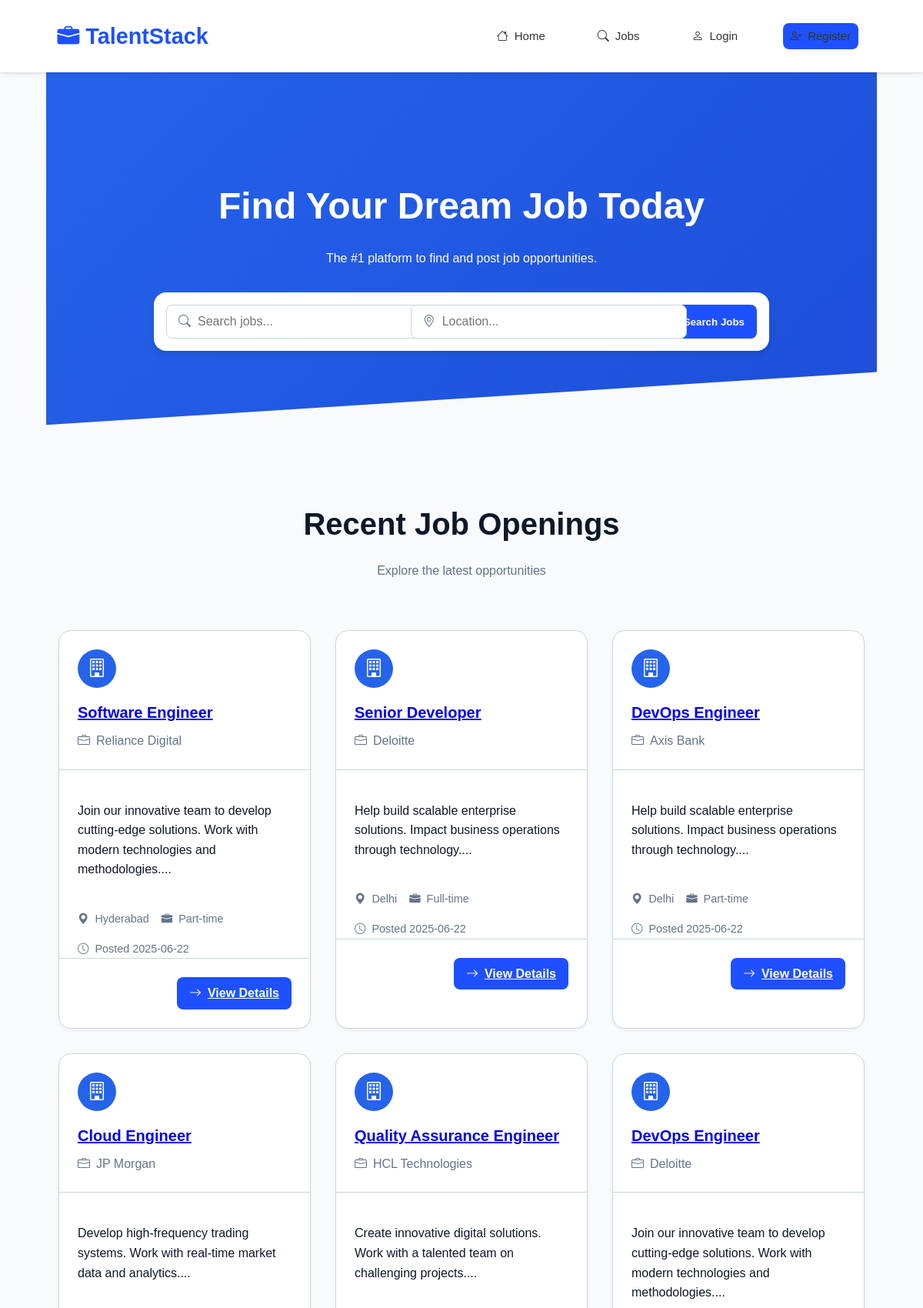
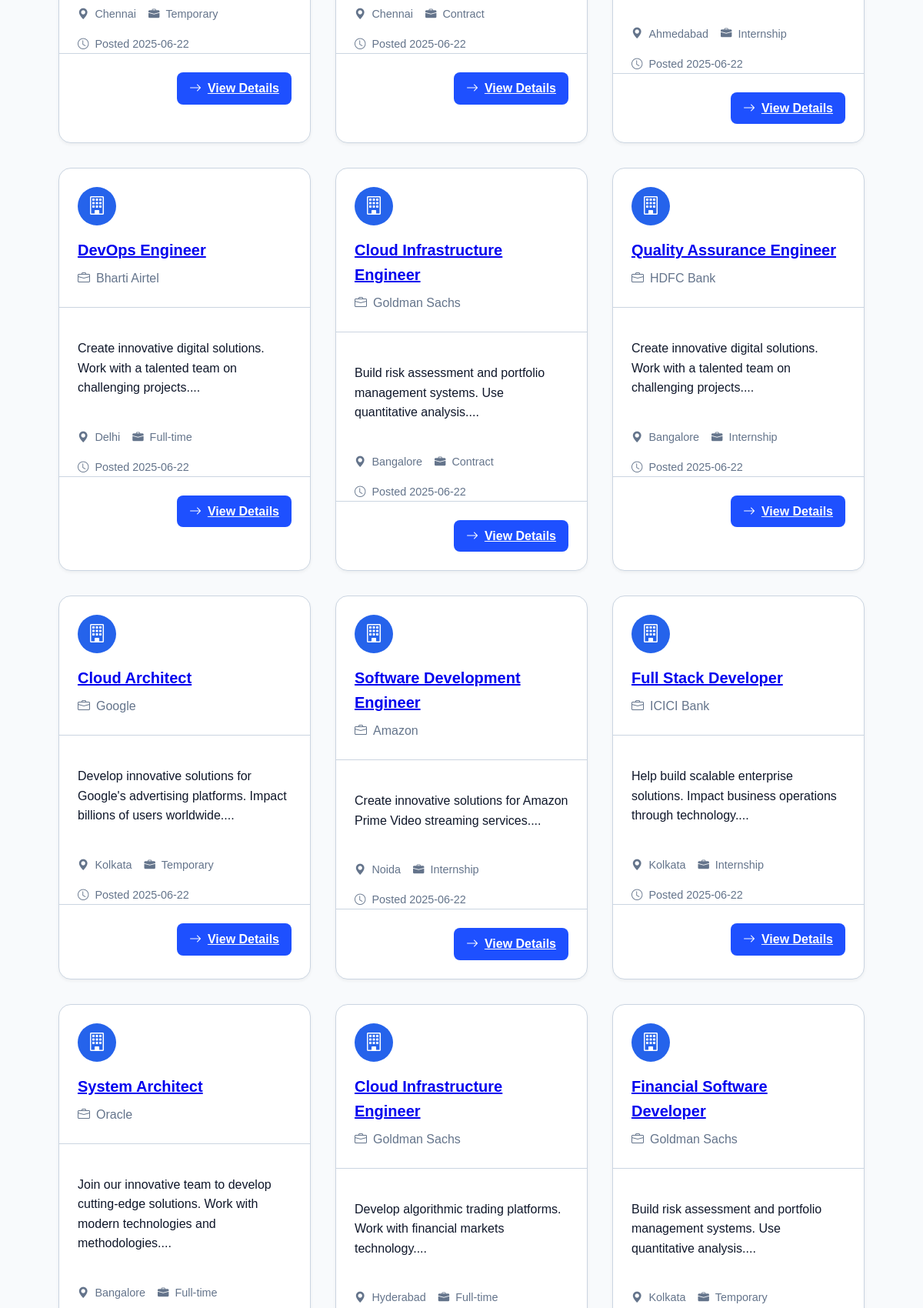
/index (upper part), run on the app's committed database (2 pictures, top to bottom).
### models/job.py (models this page shows, shortened)
class Job(db.Model):
    id = db.Column(db.Integer, primary_key=True)
    title = db.Column(db.String(100), nullable=False)
    description = db.Column(db.Text, nullable=False)
    location = db.Column(db.String(100), nullable=False)
    salary = db.Column(db.String(100), nullable=True)
    job_type = db.Column(db.String(50), nullable=False, default='Full-time')
    date_posted = db.Column(db.DateTime, nullable=False, default=datetime.utcnow)
    employer_id = db.Column(db.Integer, db.ForeignKey('user.id'), nullable=False)
    applications = db.relationship('Application', backref='job', lazy=True, cascade="all, delete-orphan")

### models/user.py (models this page shows, shortened)
class User(db.Model, UserMixin):
    id = db.Column(db.Integer, primary_key=True)
    username = db.Column(db.String(20), unique=True, nullable=False)
    email = db.Column(db.String(120), unique=True, nullable=False)
    password_hash = db.Column(db.String(60), nullable=False)
    role = db.Column(db.String(20), nullable=False, default='job_seeker') # roles: job_seeker, employer, admin
    jobs = db.relationship('Job', backref='author', lazy=True, foreign_keys='Job.employer_id')
    applications = db.relationship('Application', backref='applicant', lazy=True, foreign_keys='Application.user_id')
    @property
    def password(self):
        raise AttributeError('password is not a readable attribute')

### routes/main.py (the view)
@main_bp.route('/')
@main_bp.route('/index')
def index():
    jobs = Job.query.order_by(Job.date_posted.desc()).limit(15).all()
    return render_template('index.html', jobs=jobs)

### templates/index.html (shortened to what this page needs)
{% extends "layout.html" %}
{% block content %}
    <section class="hero-section" data-aos="fade-up">
        <div class="hero-content">
            <h1>Find Your Dream Job Today</h1>
            <p>The #1 platform to find and post job opportunities.</p>
            <div class="search-box">
                <div class="search-input">
                    <i class="bi bi-search"></i>
                    <input type="text" placeholder="Search jobs..." id="jobSearch">
                </div>
                <div class="search-input">
                    <i class="bi bi-geo-alt"></i>
                    <input type="text" placeholder="Location..." id="locationSearch">
                </div>
                <button class="btn btn-primary">
                     Search Jobs
                </button>
            </div>
        </div>
    </section>
    <section class="recent-jobs" data-aos="fade-up">
        <div class="section-header">
            <h2>Recent Job Openings</h2>
            <p>Explore the latest opportunities</p>
        </div>
        {% if jobs %}
            <div class="job-listings-grid">
                {% for job in jobs %}
                    <div class="job-card" data-aos="fade-up" data-aos-delay="{{ loop.index * 100 }}">
                        <div class="job-card-header">
                            <div class="company-logo">
                                <i class="bi bi-building"></i>
                            </div>
                            <h3><a href="{{ url_for('job_seeker.job_details', job_id=job.id) }}">{{ job.title }}</a></h3>
                            <div class="company-name">
                                <i class="bi bi-briefcase"></i>
                                {{ job.author.username }}
                            </div>
                        </div>
                        <div class="job-card-body">
                            <p>{{ job.description[:120] }}...</p>
                        </div>
                        <ul class="job-card-meta">
                            <li><i class="bi bi-geo-alt-fill"></i>{{ job.location }}</li>
                            <li><i class="bi bi-briefcase-fill"></i>{{ job.job_type }}</li>
                            <li><i class="bi bi-clock"></i>Posted {{ job.date_posted.strftime('%Y-%m-%d') }}</li>
                        </ul>
                        <div class="job-card-footer">
                            <a href="{{ url_for('job_seeker.job_details', job_id=job.id) }}" class="btn btn-primary">
                                <i class="bi bi-arrow-right"></i> View Details
                            </a>
                        </div>
                    </div>
                {% endfor %}
            </div>
        {% else %}
            <div class="no-jobs-message" data-aos="fade-up">
                <i class="bi bi-inbox"></i>
                <p>No jobs posted yet. Check back later!</p>
            </div>
        {% endif %}
    </section>
{% endblock content %}

### static/css/style.css (style rules this page uses)
:root { --primary: #2563eb; --primary-dark: #1d4ed8; --secondary: #64748b; --success: #22c55e; --danger: #ef4444; --warning: #f59e0b; --dark: #0f172a; --darker: #0b8df7; --light: #f8fafc; --gray: #cbd5e1; --transition: all 0.3s ease; }
body { font-family: 'Poppins', sans-serif; background-color: var(--light); color: var(--dark); line-height: 1.6; margin: 0; overflow-x: hidden; }
.btn { display: inline-flex; align-items: center; gap: 0.5rem; padding: 0.75rem 1.5rem; border-radius: 0.5rem; font-weight: 500; transition: var(--transition); cursor: pointer; }
.btn-primary { background-color: var(--primary); color: white; border: none; }
.hero-section { background: linear-gradient(135deg, var(--primary) 0%, var(--primary-dark) 100%); color: white; padding: 4rem 0; text-align: center; margin-top: -20px; clip-path: polygon(0 0, 100% 0, 100% 85%, 0 100%); }
.hero-content { max-width: 800px; margin: 0 auto; padding: 2rem; }
.hero-content h1 { font-size: 3rem; margin-bottom: 1rem; font-weight: 700; }
.search-box { background: white; padding: 1rem; border-radius: 1rem; display: flex; gap: 1rem; margin-top: 2rem; box-shadow: 0 4px 6px rgba(0, 0, 0, 0.1); }
.search-input { flex: 1; position: relative; }
.search-input i { position: absolute; left: 1rem; top: 50%; transform: translateY(-50%); color: var(--secondary); }
.search-input input { width: 100%; padding: 0.75rem 1rem 0.75rem 2.5rem; border: 1px solid var(--gray); border-radius: 0.5rem; font-size: 1rem; }
.recent-jobs { padding: 4rem 0; }
.section-header { text-align: center; margin-bottom: 3rem; }
.section-header h2 { font-size: 2.5rem; color: var(--dark); margin-bottom: 0.5rem; }
.section-header p { color: var(--secondary); }
.job-listings-grid { display: grid; grid-template-columns: repeat(auto-fill, minmax(300px, 1fr)); gap: 2rem; padding: 1rem; }
.job-card { background: white; border-radius: 1rem; overflow: hidden; box-shadow: 0 2px 4px rgba(0, 0, 0, 0.05); transition: var(--transition); border: 1px solid var(--gray); }
.job-card-header { padding: 1.5rem; border-bottom: 1px solid var(--gray); }
.company-logo { width: 50px; height: 50px; background: var(--primary); border-radius: 50%; display: flex; align-items: center; justify-content: center; color: white; font-size: 1.5rem; margin-bottom: 1rem; }
.job-card h3 { margin: 0.5rem 0; font-size: 1.25rem; }
.company-name { color: var(--secondary); display: flex; align-items: center; gap: 0.5rem; }
.job-card-body { padding: 1.5rem; }
.job-card-meta { list-style: none; padding: 0 1.5rem; margin: 0; display: flex; flex-wrap: wrap; gap: 1rem; }
.job-card-meta li { color: var(--secondary); display: flex; align-items: center; gap: 0.5rem; font-size: 0.9rem; }
.job-card-footer { padding: 1.5rem; border-top: 1px solid var(--gray); display: flex; justify-content: flex-end; }
.btn-primary { padding: 8px 16px; border-radius: 8px; background-color: #1e50ff; color: #fff; font-weight: 600; transition: background 0.3s ease; }

### data on the page
Job: title "Software Engineer", author.username "Reliance Digital", description "Join our innovative team to develop cutting-edge solutions. Work with modern technologies and methodologies.", location "Hyderabad", job_type "Part-time", date_posted "2025-06-22"
Job: title "Senior Developer", author.username "Deloitte", description "Help build scalable enterprise solutions. Impact business operations through technology.", location "Delhi", job_type "Full-time", date_posted "2025-06-22"
Job: title "DevOps Engineer", author.username "Axis Bank", description "Help build scalable enterprise solutions. Impact business operations through technology.", location "Delhi", job_type "Part-time", date_posted "2025-06-22"
Job: title "Cloud Engineer", author.username "JP Morgan", description "Develop high-frequency trading systems. Work with real-time market data and analytics.", location "Chennai", job_type "Temporary", date_posted "2025-06-22"
Job: title "Quality Assurance Engineer", author.username "HCL Technologies", description "Create innovative digital solutions. Work with a talented team on challenging projects.", location "Chennai", job_type "Contract", date_posted "2025-06-22"
Job: title "DevOps Engineer", author.username "Deloitte", description "Join our innovative team to develop cutting-edge solutions. Work with modern technologies and methodologies.", location "Ahmedabad", job_type "Internship", date_posted "2025-06-22"
Job: title "DevOps Engineer", author.username "Bharti Airtel", description "Create innovative digital solutions. Work with a talented team on challenging projects.", location "Delhi", job_type "Full-time", date_posted "2025-06-22"
Job: title "Cloud Infrastructure Engineer", author.username "Goldman Sachs", description "Build risk assessment and portfolio management systems. Use quantitative analysis.", location "Bangalore", job_type "Contract", date_posted "2025-06-22"
Job: title "Quality Assurance Engineer", author.username "HDFC Bank", description "Create innovative digital solutions. Work with a talented team on challenging projects.", location "Bangalore", job_type "Internship", date_posted "2025-06-22"
Job: title "Cloud Architect", author.username "Google", description "Develop innovative solutions for Google's advertising platforms. Impact billions of users worldwide.", location "Kolkata", job_type "Temporary", date_posted "2025-06-22"
Job: title "Software Development Engineer", author.username "Amazon", description "Create innovative solutions for Amazon Prime Video streaming services.", location "Noida", job_type "Internship", date_posted "2025-06-22"
Job: title "Full Stack Developer", author.username "ICICI Bank", description "Help build scalable enterprise solutions. Impact business operations through technology.", location "Kolkata", job_type "Internship", date_posted "2025-06-22"
Job: title "System Architect", author.username "Oracle", description "Join our innovative team to develop cutting-edge solutions. Work with modern technologies and methodologies.", location "Bangalore", job_type "Full-time"
Job: title "Cloud Infrastructure Engineer", author.username "Goldman Sachs", description "Develop algorithmic trading platforms. Work with financial markets technology.", location "Hyderabad", job_type "Full-time"
Job: title "Financial Software Developer", author.username "Goldman Sachs", description "Build risk assessment and portfolio management systems. Use quantitative analysis.", location "Kolkata", job_type "Temporary"
